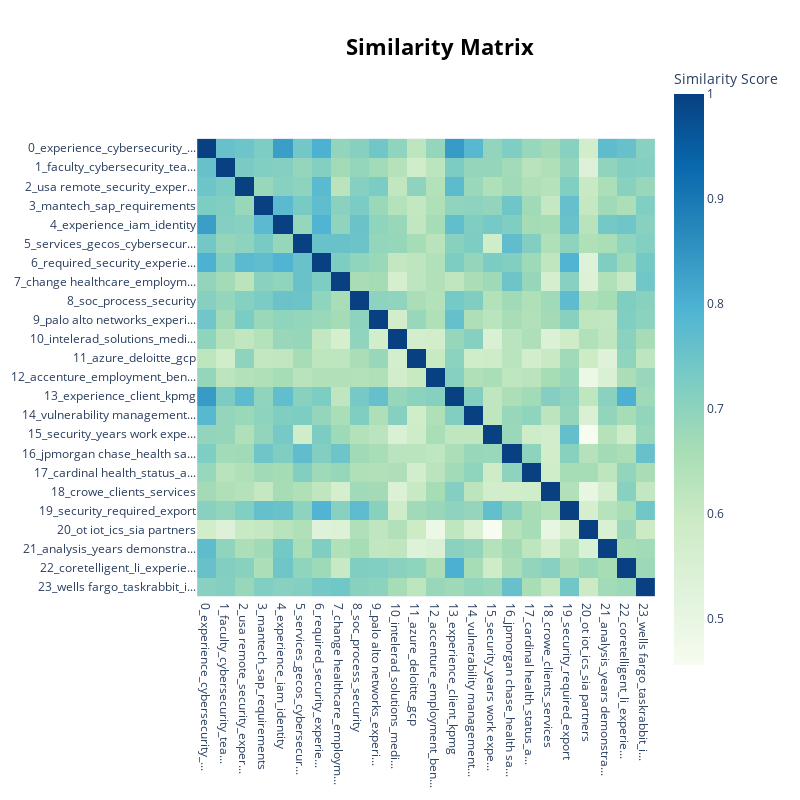

Notebook source saved alongside this figure:
### Code cell
topic_model_in.visualize_heatmap()

### Figure 1 — Plotly figure (JSON) as saved in the notebook; plotly's stock layout.template omitted (floating-point values rounded to 4 significant figures; data arrays with more than 128 entries replaced by an {"elided": "..."} marker saying what was removed)
{"data": [{"coloraxis": "coloraxis", "hovertemplate": "x: %{x}<br>y: %{y}<br>Similarity Score: %{z}<extra></extra>", "name": "0", "type": "heatmap", "x": ["0_experience_cybersecurity_...", "1_faculty_cybersecurity_tea...", "2_usa remote_security_exper...", "3_mantech_sap_requirements", "4_experience_iam_identity", "5_services_gecos_cybersecur...", "6_required_security_experie...", "7_change healthcare_employm...", "8_soc_process_security", "9_palo alto networks_experi...", "10_intelerad_solutions_medi...", "11_azure_deloitte_gcp", "12_accenture_employment_ben...", "13_experience_client_kpmg", "14_vulnerability management...", "15_security_years work expe...", "16_jpmorgan chase_health sa...", "17_cardinal health_status_a...", "18_crowe_clients_services", "19_security_required_export", "20_ot iot_ics_sia partners", "21_analysis_years demonstra...", "22_coretelligent_li_experie...", "23_wells fargo_taskrabbit_i..."], "xaxis": "x", "y": ["0_experience_cybersecurity_...", "1_faculty_cybersecurity_tea...", "2_usa remote_security_exper...", "3_mantech_sap_requirements", "4_experience_iam_identity", "5_services_gecos_cybersecur...", "6_required_security_experie...", "7_change healthcare_employm...", "8_soc_process_security", "9_palo alto networks_experi...", "10_intelerad_solutions_medi...", "11_azure_deloitte_gcp", "12_accenture_employment_ben...", "13_experience_client_kpmg", "14_vulnerability management...", "15_security_years work expe...", "16_jpmorgan chase_health sa...", "17_cardinal health_status_a...", "18_crowe_clients_services", "19_security_required_export", "20_ot iot_ics_sia partners", "21_analysis_years demonstra...", "22_coretelligent_li_experie...", "23_wells fargo_taskrabbit_i..."], "yaxis": "y", "z": {"elided": "24x24 float values"}}], "layout": {"coloraxis": {"colorbar": {"title": {"text": "Similarity Score"}}, "colorscale": [[0, "rgb(247,252,240)"], [0.125, "rgb(224,243,219)"], [0.25, "rgb(204,235,197)"], [0.375, "rgb(168,221,181)"], [0.5, "rgb(123,204,196)"], [0.625, "rgb(78,179,211)"], [0.75, "rgb(43,140,190)"], [0.875, "rgb(8,104,172)"], [1, "rgb(8,64,129)"]]}, "height": 800, "hoverlabel": {"bgcolor": "white", "font": {"family": "Rockwell", "size": 16}}, "legend": {"title": {"text": "Trend"}}, "margin": {"t": 60}, "showlegend": true, "title": {"font": {"color": "Black", "size": 22}, "text": "<b>Similarity Matrix</b>", "x": 0.55, "xanchor": "center", "y": 0.95, "yanchor": "top"}, "width": 800, "xaxis": {"anchor": "y", "constrain": "domain", "domain": [0, 1], "scaleanchor": "y"}, "yaxis": {"anchor": "x", "autorange": "reversed", "constrain": "domain", "domain": [0, 1]}}}
